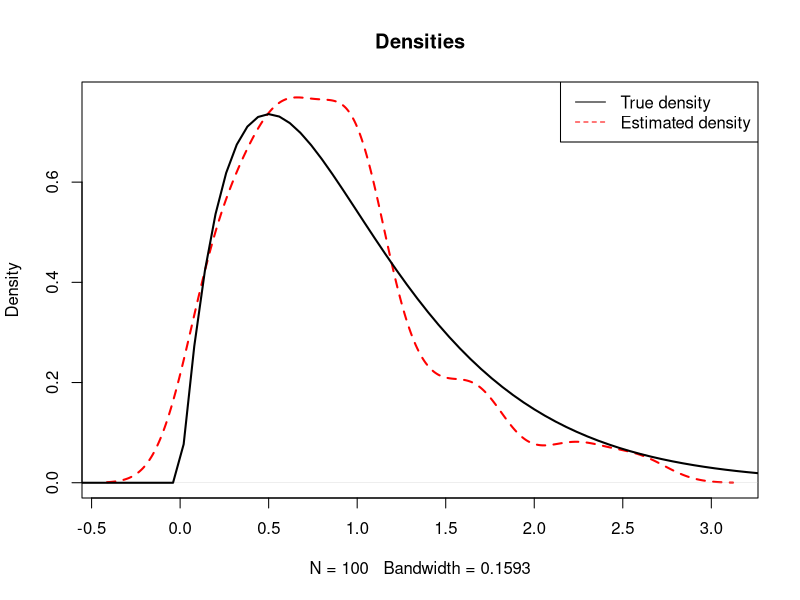
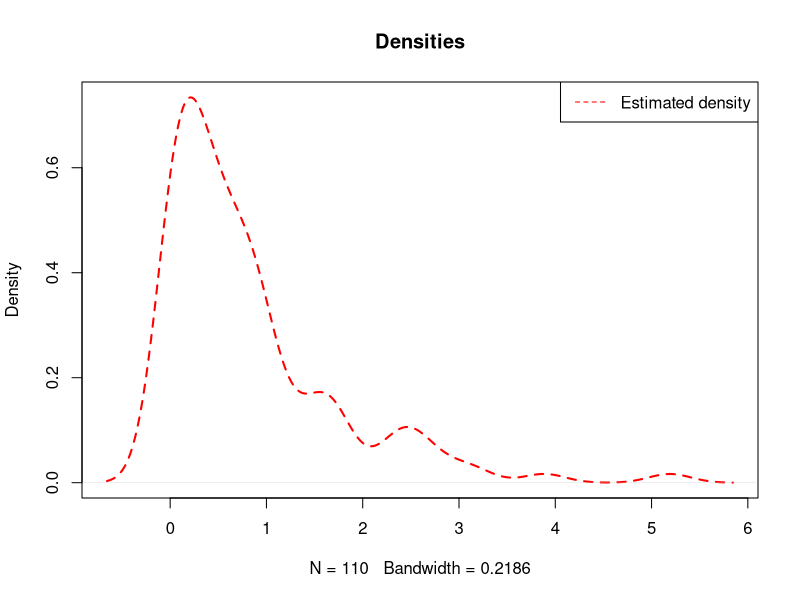
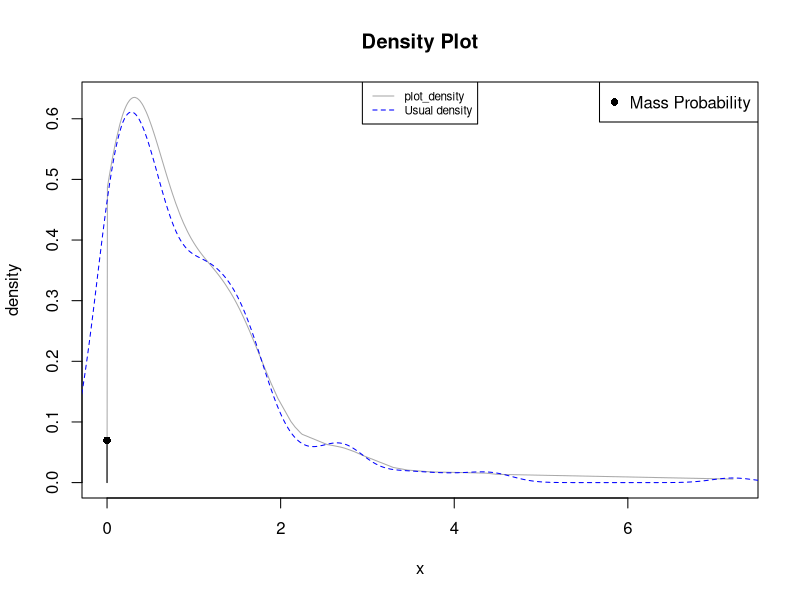
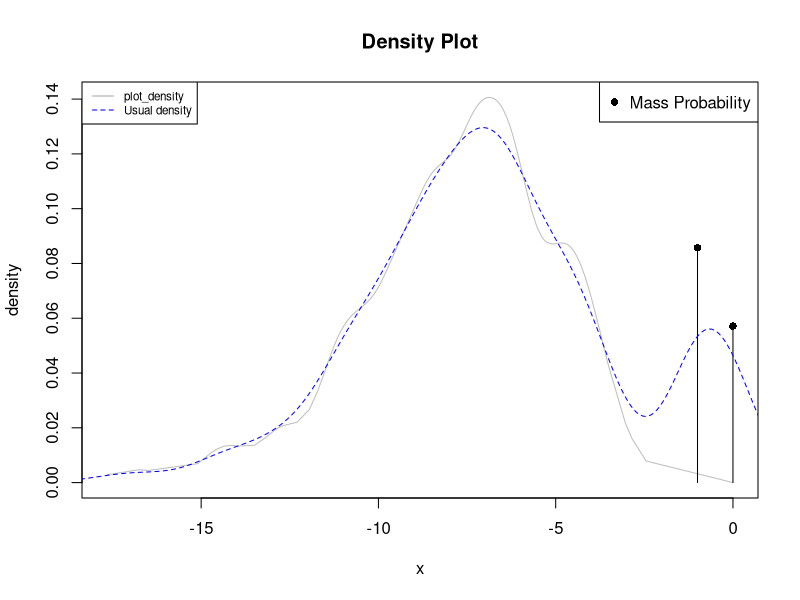
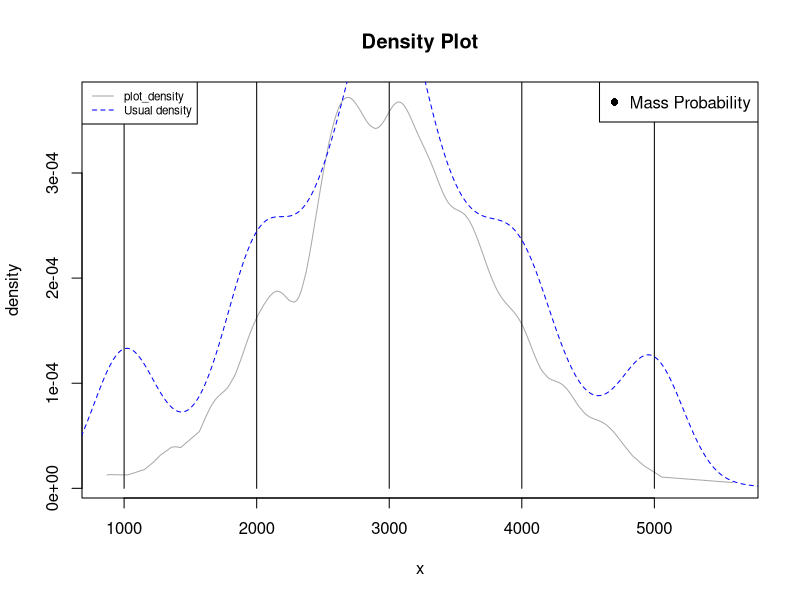
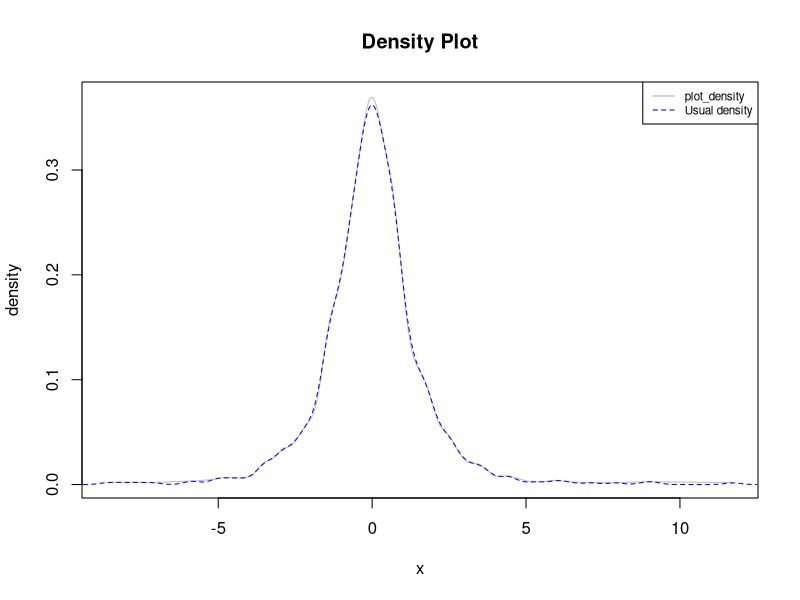

These figures' R source, in order:
## ---- chunk 1
set.seed(123)
plot(density(rgamma(100, 2, 2) ), lty=2, lwd=2, col="red", main="Densities")
curve(dgamma(x, 2, 2), from=-1, to=5, lwd=2, add=T)
legend("topright", legend=c("True density", "Estimated density"), 
       lty=c(1, 2), col=c("black", "red"))
## ---- chunk 2
set.seed(123)
data <- c(rep(0, 10), rgamma(100, 1, 1))
plot(density( data ), lty=2, lwd=2, col="red",  main="Densities")
legend("topright", legend="Estimated density", 
       lty=2, col="red")
print(paste("Frequency of 0:", sum(data==0) ))
## ---- chunk 3
# plot_density function
#
# Inputs:
#
# x: data, a numeric vector possibly with repeated values
# k: split parameter (default=0), the value for which the function will
#    evaluate whether or not the data is all "to the left", "to the right"
#    or neither from k
# bw: bandwidth, either the character "nrd0" as in stats::density, or a number
#     for manual bandwidth selection
# main, xlab, ylab: graphical parameters to be passed to base::plot
#
# Output: data density plot with displayed relative frequency of repeated vales (if that's the case)
plot_density <- function(x, thr=0, bw="nrd0",
                         main="Density Plot", xlab="x", ylab="density"){
  
  if(sum(is.na(x))>0 ){
    stop("NAs found")
  }else{
    
    # Repeated Values detection
    
    n <- length(x)
    x <- sort(x)
    y <- x[-1][x[-1]==x[-n]]
    vals <- NULL
    
    # Smallest difference distinct than 0 to be used for plot margins
    diff <- x[-1]-x[-n]
    diff <- min(diff[diff>0])
  
    if(length(y)>0 ){
      rep <- table(y) + 1# frequency of the repeated values
      M <- sapply(rep, binom.test, n=n, p=1/n,
             alternative="greater")# binomial test p-values
      M <- unlist(M[row.names(M)=="p.value", ])
      
      vals <- names(rep)[M<0.05]
      freq <- rep[M<0.05]
    
      # If significant values where detected, they are stored in 'vals'
      if(length(vals)>0){
        vals <- as.numeric(vals)
      }
    }
    
    # banwidth
    
    if(bw=="nrd0"){
      # Silverman's rule of thumb: Silverman (1986, page 48, eqn (3.31)))
      IQ <- quantile(x, 0.75) - quantile(x, 0.25)
      if(IQ>0){
        bw <- 0.9*min((sd(x)/1.34*n)^(-1/5), (IQ/1.34*n)^(-1/5))
      }else{
        bw <- 0.9*(sd(x)/1.34*n)^(-1/5)
      }
      
    }
    
    
    # Density plotting
    
    
    if( min(x)>=thr ){
      # Non-negative case: Gaussian kernel modified to positive truncated Normal
      
      
      # Truncated normal kernel
      k <- function(x, m, sd){
        if(x<0){
          0
        }else{
          dnorm(x, m, sd)/(1-pnorm(0, m, sd)) 
        }
      }
      
      
      if(length(y)>0 & length(vals)>0){
        # Discrete probability mass will be plotted
        
        p <- freq/n# mass probabilities
        c <- x[!x %in% vals]# continuous component
        
        # continous density component re-scaled with the mass probability
        d <- function(x, c, bw){
          (1-sum(p))*mean(k(x, c, bw))
        }
        
        # Plot
        grid <- c( min(x)-diff, c, max(x)+diff )
        plot(grid, sapply( grid, d, c, bw ), main=main, xlab=xlab,
             ylab=ylab, col="darkgray", type="l")
        points(vals, p, pch=16)
        for(j in 1:length(vals)){lines(c(vals[j], vals[j]), c(0, p[j]) )}
        legend("topright", legend="Mass Probability", col="black", pch=16)
      
      }else{
        # No probability mass found
        
        # continous density
        d <- function(x, c, bw){
          mean(k(x, c, bw))
        }
        
        # Plot
        grid <- c( min(x)-diff, x, max(x)+diff )
        plot(grid, sapply( grid, d, x, bw ), main=main, xlab=xlab,
             ylab=ylab, col="gray", type="l")
        
      }
      
      
    }else{
      
      
      if( max(x)<=thr ){
        # Non-positive case: Gaussian kernel modified to negative truncated Normal
        
        # Truncated normal kernel
        k <- function(x, m, sd){
          if(x>0){
            0
          }else{
            dnorm(x, m, sd)/pnorm(0, m, sd) 
          }
        }
      
        
        
        if(length(y)>0 & length(vals)>0){
          # Discrete probability mass will be plotted
          
          p <- freq/n# mass probabilities
          c <- x[!x %in% vals]# continuous component
        
          # continous density component re-scaled with the mass probability
          d <- function(x, c, bw){
            (1-sum(p))*mean(k(x, c, bw))
          }
        
          # Plot
          grid <- c( min(x)-diff, c, max(x)+diff )
          plot(grid, sapply( grid, d, c, bw ), main=main, xlab=xlab,
               ylab=ylab, col="gray", type="l")
          points(vals, p, pch=16)
          for(j in 1:length(vals)){lines(c(vals[j], vals[j]), c(0, p[j]) )}
          legend("topright", legend="Mass Probability", col="black", pch=16)
        
        
        }else{
          # No probability mass found
          
          # continous density
          d <- function(x, c, bw){
            mean(k(x, c, bw))
          }
        
          # Plot
          grid <- c( min(x)-diff, x, max(x)+diff )
          plot(grid, sapply( grid, d, x, bw ), main=main, xlab=xlab,
               ylab=ylab, col="gray", type="l")
        
        }
        
        
      
      }else{
        # Real case: Gaussian kernel kept
        
        
        if(length(y)>0 & length(vals)>0){
          # Discrete probability mass will be plotted
          
          p <- freq/n# mass probabilities
          c <- x[!x %in% vals]# continuous component
        
          # continous density component re-scaled with the mass probability
          d <- function(x, c, bw){
            (1-sum(p))*mean(dnorm(x, c, bw))
          }
        
          # Plot
          grid <- c( min(x)-diff, c, max(x)+diff )
          plot(grid, sapply( grid, d, c, bw ), main=main, xlab=xlab,
               ylab=ylab, col="gray", type="l")
          points(vals, p, pch=16)
          for(j in 1:length(vals)){lines(c(vals[j], vals[j]), c(0, p[j]) )}
          legend("topright", legend="Mass Probability", col="black", pch=16)
        
        
        }else{
          # No probability mass found
          
          # continous density
          d <- function(x, c, bw){
            mean(dnorm(x, c, bw))
          }
        
          # Plot
          grid <- c( min(x)-diff, x, max(x)+diff )
          plot(grid, sapply( grid, d, x, bw ), main=main, xlab=xlab,
               ylab=ylab, col="gray", type="l")
        
        }
        
        
      }
      
    }
    
  }
  
  
  
}

## ---- chunk 4
set.seed(123)
times <- c(rep(0, 15), rexp(200))
plot_density(times)
lines(density(times), col="blue", lty=2)
legend("top", legend=c("plot_density", "Usual density"),
       col=c("darkgray", "blue"), lty=c(1, 2), cex=0.7)
## ---- chunk 5
set.seed(123)
credit <- c(rep(0, 20), rep(-1, 30), -rgamma(300, 8, 1))
plot_density(credit, bw=0.5)
lines(density(credit), col="blue", lty=2)
legend("topleft", legend=c("plot_density", "Usual density"),
       col=c("darkgray", "blue"), lty=c(1, 2), cex=0.7)
## ---- chunk 6
set.seed(123)
loans <- c(rep(1000, 50), rep(2000, 40), rep(3000, 60), rep(4000, 35), rep(5000, 45), rnorm(500, 3000, 800) )
plot_density(loans, bw=100)
lines(density(loans), col="blue", lty=2)
legend("topleft", legend=c("plot_density", "Usual density"),
       col=c("darkgray", "blue"), lty=c(1, 2), cex=0.7)
## ---- chunk 7
set.seed(123)
data <- rt(1000, 3) 
plot_density(data)
lines(density(data), col="blue", lty=2)
legend("topright", legend=c("plot_density", "Usual density"),
       col=c("darkgray", "blue"), lty=c(1, 2), cex=0.7)
